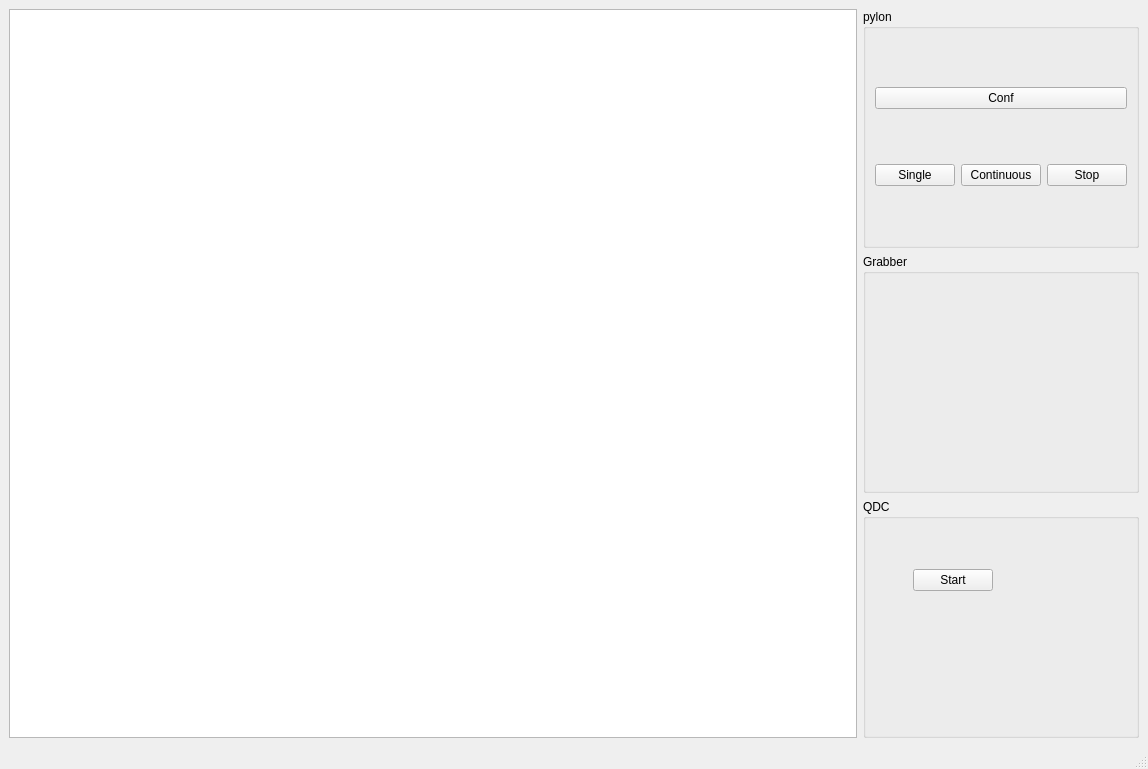
<?xml version="1.0" encoding="UTF-8"?>
<ui version="4.0">
 <class>MainWindow</class>
 <widget class="QMainWindow" name="MainWindow">
  <property name="geometry">
   <rect>
    <x>0</x>
    <y>0</y>
    <width>1148</width>
    <height>769</height>
   </rect>
  </property>
  <property name="windowTitle">
   <string>MainWindow</string>
  </property>
  <widget class="QWidget" name="centralwidget">
   <layout class="QGridLayout" name="gridLayout_2">
    <item row="0" column="0" rowspan="3">
     <widget class="QGraphicsView" name="graphicsView"/>
    </item>
    <item row="0" column="1">
     <widget class="QGroupBox" name="groupBox">
      <property name="title">
       <string>pylon</string>
      </property>
      <layout class="QGridLayout" name="gridLayout">
       <item row="1" column="0">
        <widget class="QPushButton" name="pushButton_grab">
         <property name="text">
          <string>Single</string>
         </property>
        </widget>
       </item>
       <item row="1" column="1">
        <widget class="QPushButton" name="pushButton">
         <property name="text">
          <string>Continuous</string>
         </property>
        </widget>
       </item>
       <item row="1" column="2">
        <widget class="QPushButton" name="pushButton_2">
         <property name="text">
          <string>Stop</string>
         </property>
        </widget>
       </item>
       <item row="0" column="0" colspan="3">
        <widget class="QPushButton" name="pushButton_conf">
         <property name="text">
          <string>Conf</string>
         </property>
        </widget>
       </item>
      </layout>
     </widget>
    </item>
    <item row="1" column="1">
     <widget class="QGroupBox" name="groupBox_grabber">
      <property name="title">
       <string>Grabber</string>
      </property>
     </widget>
    </item>
    <item row="2" column="1">
     <widget class="QGroupBox" name="groupBox_qdc">
      <property name="title">
       <string>QDC</string>
      </property>
      <widget class="QPushButton" name="pushButton_qdc_start">
       <property name="geometry">
        <rect>
         <x>50</x>
         <y>70</y>
         <width>80</width>
         <height>22</height>
        </rect>
       </property>
       <property name="text">
        <string>Start</string>
       </property>
      </widget>
     </widget>
    </item>
   </layout>
  </widget>
  <widget class="QMenuBar" name="menubar">
   <property name="geometry">
    <rect>
     <x>0</x>
     <y>0</y>
     <width>1148</width>
     <height>19</height>
    </rect>
   </property>
  </widget>
  <widget class="QStatusBar" name="statusbar"/>
 </widget>
 <resources/>
 <connections/>
</ui>
